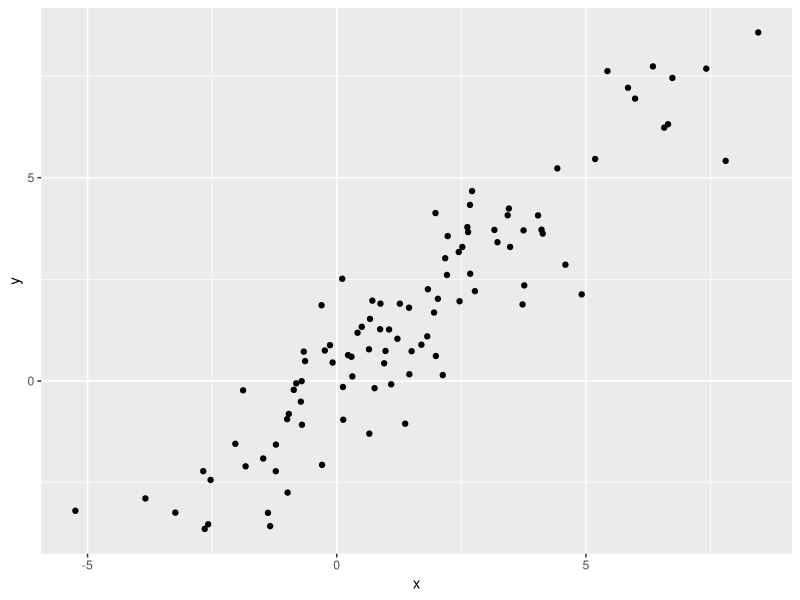

Write R code to recreate this figure.
## ---- chunk 1
library(tidyverse)

plot_df = 
  tibble(x = rnorm(100,2,3), y = x + rnorm(100,0,1))

plot_df|>
  ggplot(aes(x = x, y = y))+
  geom_point()
